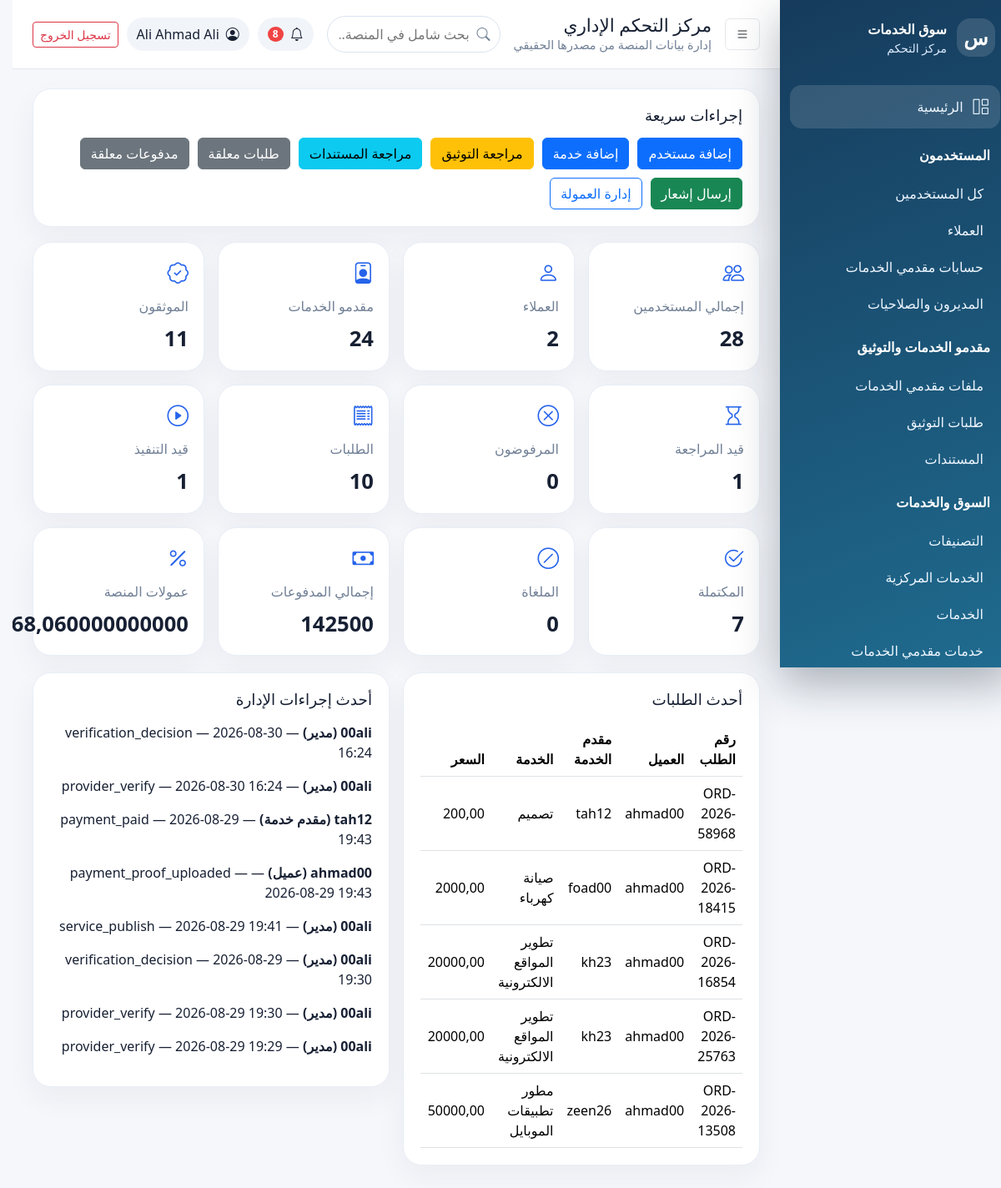
The app's page /dashboard/ (signed in) with its own data.
### apps/accounts/models.py (models this page shows, shortened)
class User(AbstractUser):
    ROLE_CHOICES = (
        ('customer', 'عميل'),
        ('provider', 'مقدم خدمة'),
        ('admin', 'مدير'),
        ('super_admin', 'مدير عام'),
    )
    email = models.EmailField('البريد الإلكتروني', unique=True)
    role = models.CharField('الدور', max_length=20, choices=ROLE_CHOICES, default='customer')
    phone = models.CharField('رقم الجوال', max_length=20, blank=True)
    city = models.CharField('المدينة', max_length=100, blank=True)
    location_city = models.ForeignKey('core.City', on_delete=models.SET_NULL, null=True, blank=True, related_name='users', verbose_name='المدينة المختارة')
    location_district = models.ForeignKey('core.District', on_delete=models.SET_NULL, null=True, blank=True, related_name='users', verbose_name='المديرية المختارة')
    is_verified = models.BooleanField('حساب موثق', default=False)
    is_active = models.BooleanField('حساب نشط', default=True)
    created_at = models.DateTimeField('تاريخ الإنشاء', auto_now_add=True)
    updated_at = models.DateTimeField('تاريخ التحديث', auto_now=True)
    USERNAME_FIELD = 'username'
    REQUIRED_FIELDS = ['email']
    class Meta:
        verbose_name = 'مستخدم'
        verbose_name_plural = 'المستخدمون'
        ordering = ['-created_at']
    def __str__(self):
        return f"{self.username} ({self.get_role_display()})"

### apps/orders/models.py (models this page shows, shortened)
class Order(models.Model):
    STATUS_PENDING='pending'; STATUS_ACCEPTED='accepted'; STATUS_PAYMENT_PENDING='payment_pending'; STATUS_PAID='paid'; STATUS_IN_PROGRESS='in_progress'; STATUS_DELIVERED='delivered'; STATUS_COMPLETED='completed'; STATUS_REJECTED='rejected'; STATUS_CANCELLED='cancelled'; STATUS_DISPUTED='disputed'
    STATUS_CHOICES = [
        (STATUS_PENDING, 'في انتظار الموافقة'),
        (STATUS_ACCEPTED, 'مقبول'),
        (STATUS_PAYMENT_PENDING, 'بانتظار الدفع'),
        (STATUS_PAID, 'مدفوع'),
        (STATUS_IN_PROGRESS, 'قيد التنفيذ'),
        (STATUS_DELIVERED, 'تم التسليم'),
        (STATUS_COMPLETED, 'مكتمل'),
        (STATUS_REJECTED, 'مرفوض'),
        (STATUS_CANCELLED, 'ملغي'),
        (STATUS_DISPUTED, 'متنازع عليه'),
    ]
    PAYMENT_STATUS_CHOICES = [
        ('pending', 'في الانتظار'),
        ('processing', 'قيد المعالجة'),
        ('paid', 'مدفوع'),
        ('failed', 'فشل'),
        ('refunded', 'مسترد'),
        ('cancelled', 'ملغي'),
    ]
    customer = models.ForeignKey(
        User,
        on_delete=models.CASCADE,
        related_name='orders_as_customer',
        limit_choices_to={'role': 'customer'},
        verbose_name='العميل'
    )
    provider = models.ForeignKey(
        User,
        on_delete=models.CASCADE,
        related_name='orders_as_provider',
        limit_choices_to={'role': 'provider'},
        verbose_name='مقدم الخدمة'
    )
    service = models.ForeignKey(
        Service,
        on_delete=models.SET_NULL,
        null=True,
        related_name='orders',
        verbose_name='الخدمة'
    )
    order_number = models.CharField(
        max_length=50,
        unique=True,
        editable=False,
        verbose_name='رقم الطلب'
    )
    title = models.CharField(
        max_length=200,
        verbose_name='عنوان الطلب'
    )
    description = models.TextField(
        verbose_name='تفاصيل ومتطلبات الطلب',
        help_text='اشرح ما تريده بالتفصيل'
    )
    agreed_price = models.DecimalField(
        max_digits=10,
        decimal_places=2,
        validators=[MinValueValidator(0)],
        verbose_name='السعر المتفق عليه (ريال)'
    )
    delivery_days = models.IntegerField(
        validators=[MinValueValidator(1)],
        verbose_name='مدة التسليم (بالأيام)'
    )
    expected_delivery_date = models.DateField(
        null=True,
        blank=True,
        verbose_name='تاريخ التسليم المتوقع'
    )
    status = models.CharField(
        max_length=20,
        choices=STATUS_CHOICES,
        default='pending',
        verbose_name='حالة الطلب'
    )
    currency = models.CharField(max_length=3, default='YER', verbose_name='العملة')
    commission_rate = models.DecimalField(max_digits=5, decimal_places=2, null=True, blank=True)
    commission_amount = models.DecimalField(max_digits=10, decimal_places=2, null=True, blank=True)
    provider_net_amount = models.DecimalField(max_digits=10, decimal_places=2, null=True, blank=True)
    payment_status = models.CharField(
        max_length=20,
        choices=PAYMENT_STATUS_CHOICES,
        default='pending',
        verbose_name='حالة الدفع'
    )
    created_at = models.DateTimeField(
        auto_now_add=True,
        verbose_name='تاريخ الإنشاء'
    )
    accepted_at = models.DateTimeField(
        null=True,
        blank=True,
        verbose_name='تاريخ القبول'
    )
    started_at = models.DateTimeField(
        null=True,
        blank=True,
        verbose_name='تاريخ البدء'
    )
    delivered_at = models.DateTimeField(
        null=True,
        blank=True,
        verbose_name='تاريخ التسليم'
    )
    completed_at = models.DateTimeField(
        null=True,
        blank=True,
        verbose_name='تاريخ الإكمال'
    )
    cancelled_at = models.DateTimeField(
        null=True,
        blank=True,
        verbose_name='تاريخ الإلغاء'
    )
    dispute_reason = models.TextField(blank=True, verbose_name='سبب النزاع')
    cancellation_reason = models.TextField(
        blank=True,
        verbose_name='سبب الإلغاء'
    )
    class Meta:
        verbose_name = 'طلب'
        verbose_name_plural = 'الطلبات'
        ordering = ['-created_at']
        indexes = [
            models.Index(fields=['status', '-created_at']),
            models.Index(fields=['customer', 'status']),
            models.Index(fields=['provider', 'status']),
            models.Index(fields=['order_number']),
        ]
    ALLOWED_TRANSITIONS={STATUS_PENDING:{STATUS_ACCEPTED,STATUS_REJECTED,STATUS_CANCELLED},STATUS_ACCEPTED:{STATUS_PAYMENT_PENDING,STATUS_CANCELLED},STATUS_PAYMENT_PENDING:{STATUS_PAID,STATUS_CANCELLED},STATUS_PAID:{STATUS_IN_PROGRESS,STATUS_DISPUTED},STATUS_IN_PROGRESS:{STATUS_DELIVERED,STATUS_DISPUTED},STATUS_DELIVERED:{STATUS_COMPLETED,STATUS_DISPUTED}}

### apps/marketplace/models.py (models this page shows, shortened)
class Service(models.Model):
    PRICE_TYPE_CHOICES = [
        ('fixed', 'سعر ثابت'),
        ('hourly', 'بالساعة'),
        ('negotiable', 'قابل للتفاوض'),
    ]
    CURRENCY_CHOICES = [
        ('YER', 'ريال يمني'),
        ('SAR', 'ريال سعودي'),
        ('USD', 'دولار أمريكي'),
    ]
    STATUS_CHOICES = [
        ('pending', 'قيد المراجعة'),
        ('active', 'نشط'),
        ('paused', 'متوقف مؤقتاً'),
        ('closed', 'مغلق'),
    ]
    provider = models.ForeignKey(
        User,
        on_delete=models.CASCADE,
        related_name='services',
        limit_choices_to={'role': 'provider'},
        verbose_name='مقدم الخدمة'
    )
    category = models.ForeignKey(
        Category,
        on_delete=models.SET_NULL,
        null=True,
        related_name='services',
        verbose_name='التصنيف'
    )
    provider_service = models.ForeignKey(
        'ProviderService',
        on_delete=models.PROTECT,
        null=True,
        blank=True,
        related_name='commercial_services',
        verbose_name='اعتماد مقدم الخدمة',
        help_text='الخدمة المركزية المعتمدة التي ينتمي إليها هذا العرض التجاري',
    )
    title = models.CharField(
        max_length=200,
        verbose_name='عنوان الخدمة'
    )
    description = models.TextField(
        verbose_name='وصف الخدمة',
        help_text='اشرح ما تقدمه في هذه الخدمة بالتفصيل'
    )
    price_type = models.CharField(
        max_length=20,
        choices=PRICE_TYPE_CHOICES,
        default='fixed',
        verbose_name='نوع السعر'
    )
    currency = models.CharField(
        max_length=3,
        choices=CURRENCY_CHOICES,
        default='YER',
        verbose_name='العملة'
    )
    price = models.DecimalField(
        max_digits=10,
        decimal_places=2,
        null=True,
        blank=True,
        validators=[MinValueValidator(0)],
        verbose_name='السعر',
        help_text='اترك فارغاً إذا كان قابل للتفاوض'
    )
    delivery_time = models.IntegerField(
        validators=[MinValueValidator(1)],
        verbose_name='مدة التسليم (بالأيام)',
        help_text='كم يوماً تحتاج لإنجاز هذه الخدمة؟'
    )
    image = models.ImageField(
        upload_to='services/%Y/%m/',
        null=True,
        blank=True,
        verbose_name='صورة الخدمة'
    )
    status = models.CharField(
        max_length=20,
        choices=STATUS_CHOICES,
        default='pending',
        verbose_name='الحالة'
    )
    views_count = models.IntegerField(
        default=0,
        verbose_name='عدد المشاهدات'
    )
    orders_count = models.IntegerField(
        default=0,
        verbose_name='عدد الطلبات'
    )
    average_rating = models.DecimalField(
        max_digits=3,
        decimal_places=2,
        default=0,
        validators=[MinValueValidator(0), MaxValueValidator(5)],
        verbose_name='متوسط التقييم'
    )
    is_featured = models.BooleanField(
        default=False,
        verbose_name='خدمة مميزة',
        help_text='ستظهر في الصفحة الرئيسية'
    )
    created_at = models.DateTimeField(
        auto_now_add=True,
        verbose_name='تاريخ الإنشاء'
    )
    updated_at = models.DateTimeField(
        auto_now=True,
        verbose_name='تاريخ التعديل'
    )
    class Meta:
        verbose_name = 'خدمة'
        verbose_name_plural = 'الخدمات'
        ordering = ['-created_at']
        constraints = [models.CheckConstraint(check=models.Q(price__gte=0) | models.Q(price__isnull=True), name='service_price_non_negative')]
        indexes = [
            models.Index(fields=['status', '-created_at']),
            models.Index(fields=['category', 'status']),
            models.Index(fields=['provider', 'status']),
        ]

### apps/core/models.py (models this page shows)
class AuditLog(models.Model):
    actor=models.ForeignKey(settings.AUTH_USER_MODEL,on_delete=models.SET_NULL,null=True,blank=True,related_name='audit_logs')
    action=models.CharField(max_length=100, db_index=True)
    content_type=models.ForeignKey(ContentType,on_delete=models.SET_NULL,null=True,blank=True)
    object_id=models.CharField(max_length=64, blank=True)
    target=GenericForeignKey('content_type','object_id')
    metadata=models.JSONField(default=dict, blank=True)
    created_at=models.DateTimeField(auto_now_add=True, db_index=True)
    class Meta: ordering=['-created_at']

### apps/dashboard/views.py (the view)
# urls.py: path('', views.index, name='index'),
@dashboard_required
def index(request):
    ctx=_common(request,'مركز التحكم الإداري'); ctx.update(platform_statistics())
    ctx.update({
        'latest_users': User.objects.order_by('-created_at')[:5],
        'latest_providers': ProviderProfile.objects.select_related('user').order_by('-created_at')[:5],
        'latest_orders': Order.objects.select_related('customer','provider','service').order_by('-created_at')[:5],
        'latest_payments': Payment.objects.select_related('order').order_by('-created_at')[:5],
        'latest_reviews': Review.objects.select_related('customer','provider','service').order_by('-created_at')[:5],
        'latest_audits': AuditLog.objects.select_related('actor','content_type')[:8],
    })
    return render(request,'dashboard/dashboard.html',ctx)

### apps/dashboard/templates/dashboard/dashboard.html
{% extends 'dashboard/base.html' %}{% block content %}<div class="quick-actions panel"><h2>إجراءات سريعة</h2><div class="action-row"><a class="btn btn-primary" href="{% url 'dashboard:user_create' %}">إضافة مستخدم</a><a class="btn btn-primary" href="{% url 'dashboard:service_create' %}">إضافة خدمة</a><a class="btn btn-warning" href="{% url 'dashboard:verification' %}?status=pending">مراجعة التوثيق</a><a class="btn btn-info" href="{% url 'dashboard:documents' %}?status=pending">مراجعة المستندات</a><a class="btn btn-secondary" href="{% url 'dashboard:orders' %}?status=pending">طلبات معلقة</a><a class="btn btn-secondary" href="{% url 'dashboard:payments' %}?status=pending">مدفوعات معلقة</a><a class="btn btn-success" href="{% url 'dashboard:notification_create' %}">إرسال إشعار</a><a class="btn btn-outline-primary" href="{% url 'dashboard:terms' %}">إدارة العمولة</a></div></div><div class="stats-grid">{% include 'dashboard/partials/stat.html' with label='إجمالي المستخدمين' value=users_total icon='bi-people' %}{% include 'dashboard/partials/stat.html' with label='العملاء' value=customers_total icon='bi-person' %}{% include 'dashboard/partials/stat.html' with label='مقدمو الخدمات' value=providers_total icon='bi-person-badge' %}{% include 'dashboard/partials/stat.html' with label='الموثقون' value=providers_verified icon='bi-patch-check' %}{% include 'dashboard/partials/stat.html' with label='قيد المراجعة' value=providers_pending icon='bi-hourglass' %}{% include 'dashboard/partials/stat.html' with label='المرفوضون' value=providers_rejected icon='bi-x-circle' %}{% include 'dashboard/partials/stat.html' with label='الطلبات' value=orders_total icon='bi-receipt' %}{% include 'dashboard/partials/stat.html' with label='قيد التنفيذ' value=orders_in_progress icon='bi-play-circle' %}{% include 'dashboard/partials/stat.html' with label='المكتملة' value=orders_completed icon='bi-check2-circle' %}{% include 'dashboard/partials/stat.html' with label='الملغاة' value=orders_cancelled icon='bi-slash-circle' %}{% include 'dashboard/partials/stat.html' with label='إجمالي المدفوعات' value=payments_total icon='bi-cash' %}{% include 'dashboard/partials/stat.html' with label='عمولات المنصة' value=commissions_total icon='bi-percent' %}</div><div class="row g-3 mt-1"><div class="col-lg-6"><div class="panel"><h2>أحدث الطلبات</h2>{% include 'dashboard/orders/table.html' with orders=latest_orders %}</div></div><div class="col-lg-6"><div class="panel"><h2>أحدث إجراءات الإدارة</h2>{% for a in latest_audits %}<p><b>{{ a.actor }}</b> — {{ a.action }} — {{ a.created_at|date:'Y-m-d H:i' }}</p>{% empty %}{% include 'dashboard/partials/empty.html' %}{% endfor %}</div></div></div>{% endblock %}

### apps/dashboard/templates/dashboard/partials/header.html
<header class="dash-header"><button class="btn icon-btn" data-sidebar-toggle><i class="bi bi-list"></i></button><div><h1>{{ page_title }}</h1><p>إدارة بيانات المنصة من مصدرها الحقيقي</p></div><form class="global-search" action="{% url 'dashboard:global_search' %}" method="get"><label class="visually-hidden" for="dashboard-search">بحث شامل في المنصة</label><i class="bi bi-search"></i><input id="dashboard-search" name="q" value="{{ request.GET.q }}" minlength="2" placeholder="بحث شامل في المنصة..." autocomplete="off"></form><div class="header-actions"><span class="notif"><i class="bi bi-bell"></i>{% if unread_notifications %}<b>{{ unread_notifications }}</b>{% endif %}</span><div class="user-pill"><i class="bi bi-person-circle"></i><span>{{ request.user.get_full_name|default:request.user.username }}</span></div><a class="btn btn-outline-danger btn-sm" href="{% url 'accounts:logout' %}">تسجيل الخروج</a></div></header>

### apps/dashboard/templates/dashboard/orders/table.html (shortened to what this page needs)
<div class="table-responsive"><table class="table"><thead><tr><th>رقم الطلب</th><th>العميل</th><th>مقدم الخدمة</th><th>الخدمة</th><th>السعر</th></tr></thead><tbody>{% for o in orders %}<tr><td>{{ o.order_number }}</td><td>{{ o.customer.username }}</td><td>{{ o.provider.username }}</td><td>{{ o.service.title|default:'-' }}</td><td>{{ o.agreed_price }}</td></tr>{% empty %}<tr><td colspan="7">{% include 'dashboard/partials/empty.html' %}</td></tr>{% endfor %}</tbody></table></div>

### records on screen
User: user.get_full_name "Ali Ahmad Ali"
Order: order_number "ORD-2026-58968", customer.username "ahmad00", provider.username "tah12", service "تصميم", agreed_price "200,00"
Order: order_number "ORD-2026-18415", customer.username "ahmad00", provider.username "foad00", service "صيانة كهرباء", agreed_price "2000,00"
Order: order_number "ORD-2026-16854", customer.username "ahmad00", provider.username "kh23", service "تطوير المواقع الالكترونية", agreed_price "20000,00"
Order: order_number "ORD-2026-25763", customer.username "ahmad00", provider.username "kh23", service "تطوير المواقع الالكترونية", agreed_price "20000,00"
Order: order_number "ORD-2026-13508", customer.username "ahmad00", provider.username "zeen26", service "مطور تطبيقات الموبايل", agreed_price "50000,00"
AuditLog: actor "00ali (مدير)", action "verification_decision", created_at "2026-08-30 16:24"
AuditLog: actor "00ali (مدير)", action "provider_verify", created_at "2026-08-30 16:24"
AuditLog: actor "tah12 (مقدم خدمة)", action "payment_paid", created_at "2026-08-29 19:43"
AuditLog: actor "ahmad00 (عميل)", action "payment_proof_uploaded", created_at "2026-08-29 19:43"
AuditLog: actor "00ali (مدير)", action "service_publish", created_at "2026-08-29 19:41"
AuditLog: actor "00ali (مدير)", action "verification_decision", created_at "2026-08-29 19:30"
AuditLog: actor "00ali (مدير)", action "provider_verify", created_at "2026-08-29 19:30"
AuditLog: actor "00ali (مدير)", action "provider_verify", created_at "2026-08-29 19:29"

### other values on screen
{{ page_title }} "مركز التحكم الإداري"
{{ label }} "إجمالي المستخدمين العملاء مقدمو الخدمات الموثقون قيد المراجعة المرفوضون الطلبات قيد التنفيذ المكتملة الملغاة إجمالي المدفوعات عمولات المنصة"
